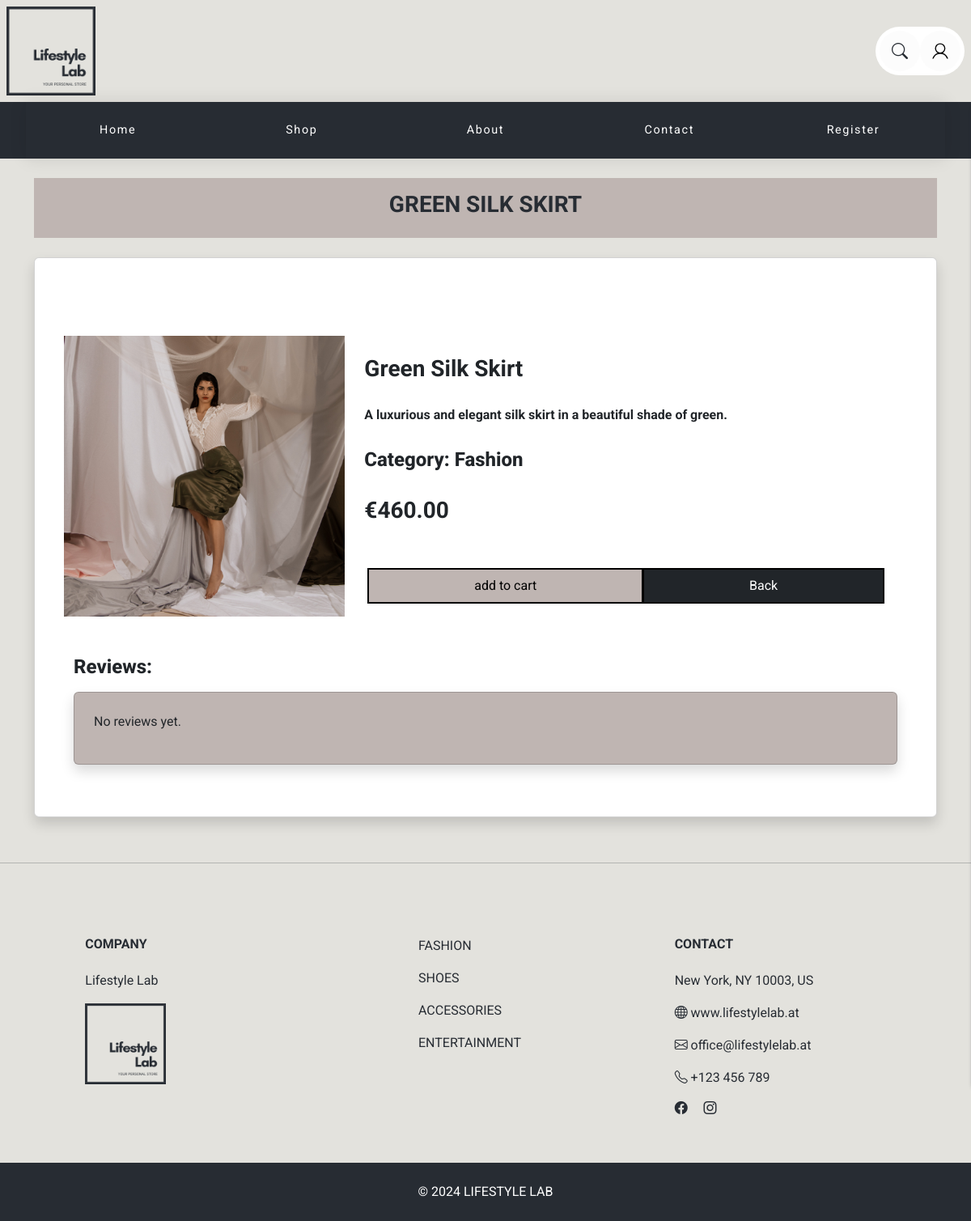
Screenshot of /product_details.php?id=8 with the database file from the repository.
### tables this page shows
CREATE TABLE `product` (
  `id` int(11) NOT NULL,
  `name` varchar(50) NOT NULL,
  `description` varchar(255) DEFAULT NULL,
  `price` decimal(12,2) NOT NULL,
  `img` varchar(255) DEFAULT NULL,
  `fk_type` int(11) DEFAULT NULL,
  `fk_status` int(11) DEFAULT NULL
);

CREATE TABLE `product_type` (
  `id` int(11) NOT NULL,
  `type` varchar(40) NOT NULL
);

### product_details.php (the view, shortened to what this page needs)
<?php
require_once './php_db/db_connect.php';
$product_id = $_GET['id'] ?? null;
$product = null;
$reviews = [];
if ($product_id) {
    $stmt = $connect->prepare("SELECT p.*, t.type as typeName, s.status as statusName, basket.* FROM product p
                                LEFT JOIN product_type t ON p.fk_type = t.id
                                LEFT JOIN product_status s ON p.fk_status = s.id
                                LEFT JOIN basket ON basket.fk_product = p.id
                                WHERE p.id = ?");
    $stmt->bind_param("i", $product_id);
    $stmt->execute();
    $result = $stmt->get_result();
    if ($result->num_rows > 0) {
        $product = $result->fetch_assoc();
    } else {
        echo "<p>No product found for this ID.</p>";
    }
}
?>
<!DOCTYPE html>
<html lang="en">
<head>
</head>
<body>
    <?php include '_navbar.php' ?>
    <div class="container mt-4 mb-4">
        <div class="container bg-body-custom text-center p-3 mb-4">
            <h3 class="text-uppercase">
                <?php
                if (is_array($product) && isset($product['name'])) {
                    echo htmlspecialchars($product['name']);
                } else {
                    echo "Product name not available";
                }
                ?>
            </h3>
        </div>
    </div>
    <div class="container mt-3 mb-3">
        <div class="card shadow mb-3 p-4" style="max-width: px;">
            <div class="card-container p-4">
                <div class="row justify-content-evenly">
                    <?php if ($product) : ?>
                        <div class="col-md-8 p-4">
                        </div>
                        <div class="row g-0">
                            <div class="col-md-4">
                                <img class='w-100' src='./images/product/<?= $product['img'] ?>' alt='Product Image'>
                            </div>
                            <div class="col-md-8">
                                <div class="card-body">
                                    <h3 class="p-2"><?= htmlspecialchars($product['name']) ?></h3>
                                    <h6 class="p-2"><?= htmlspecialchars($product['description']) ?></h6>
                                    <h4 class="p-2">Category: <?= htmlspecialchars($product['typeName']) ?></h4>
                                    <h3 class="p-2">€<?= htmlspecialchars(number_format($product['price'], 2)) ?></h3>
                                    <br />
                                    <div class="container btn-group">
                                        <a class="btn btn-info" href='cart.php?id=<?= $product_id ?>'>add to cart</a>
                                        <a class="btn btn-dark" href='product_all.php'>Back</a>
                                    </div>
                                </div>
                            </div>
                        </div>
                        <br>
                </div>
            </div>
            <div class="container p-4">
                <h4>Reviews:</h4>
                <div class="card shadow bg-body-custom p-4 mt-3 mb-3">
                    <?php if (count($reviews) > 0) : ?>
                        <?php foreach ($reviews as $review) : ?>
                            <div class="card shadow p-4 mb-3">
                                <div class="card-body">
                                    <img class='user-img' src='./images/user/<?= $review['user_img'] ?>' alt='User Image'>
                                    <p><strong><?= htmlspecialchars($review['fname']) . " " . htmlspecialchars($review['lname']) ?></strong><br>
                                        <small><?= date("d. F Y | H:i", strtotime($review['created'])) ?></small>
                                    </p>
                                    <p>"<?= htmlspecialchars($review['review']) ?>"</p>
                                    <div class="rating">
                                        <?= str_repeat('<span class="filled"></span>', (int)$review['rating']) ?>
                                        <?= str_repeat('<span class="empty"></span>', 5 - (int)$review['rating']) ?>
                                    </div>
                                </div>
                            </div>
                        <?php endforeach; ?>
                    <?php else : ?>
                        <p>No reviews yet.</p>
                    <?php endif; ?>
                </div>
            </div>
        </div>
    </div>
<?php else : ?>
    <p>Product details not found.</p>
<?php endif; ?>
</body>
</html>

### css/style.css (style rules this page uses)
body { font-family: "Roboto", sans-serif; font-weight: 400; font-style: normal; color: #272c33; background-color: #E3e2dd; }
h1,h4 { font-family: "Roboto", sans-serif; font-weight: 800; font-style: normal; }
h3,h6 { font-family: "Roboto", sans-serif; font-weight: 700; font-style: normal; }
.btn { padding: 8px 15px 8px 15px; border-radius: 0 !important; }
.btn-info { --bs-btn-color: #000; --bs-btn-bg: #bfb5b2; --bs-btn-border-color: #000; --bs-btn-hover-color: #000; --bs-btn-hover-bg: #bfb5b2; --bs-btn-hover-border-color: #bfb5b2; --bs-btn-focus-shadow-rgb: 11, 172, 204; --bs-btn-active-color: #000; --bs-btn-active-bg: #bfb5b2; --bs-btn-active-border-color: #bfb5b2; --bs-btn-active-shadow: inset 0 3px 5px rgba(0, 0, 0, 0.125); --bs-btn-disabled-color: #000; --bs-btn-disabled-bg: #bfb5b2; --bs-btn-disabled-border-color: #bfb5b2; }
.btn-info { border: 2px solid black; }
.btn-dark { border: 2px solid black; color: white; }
.container, p, h1, h2, h3, h4, h5, h6 { animation: fadeInUp 1s ease forwards; }
.btn { animation: fadeInUp 1s ease forwards; }
.card { animation: fadeInUp 1s ease forwards; }
.bg-body-custom { background-color: #bfb5b2; }
section { padding-top: 50px; padding-bottom: 50px; z-index: 2; position: relative; }
.card-body { height: 100%; display: flex; flex-direction: column; justify-content: space-between; }
.footext2 { font-family: "Roboto", sans-serif; font-weight: 400; font-style: normal; color: #272c33; text-decoration: none; text-transform: uppercase; }
.text-white { text-decoration: none; text-transform: uppercase; }

### css/nav.css (style rules this page uses)
:root { --gap: 2rem; }
a { text-decoration: none; }

### rows the page displays
product: name "GREEN SILK SKIRT", img (picture), name "Green Silk Skirt", description "A luxurious and elegant silk skirt in a beautiful shade of green.", fk_type.type "Fashion", price "460.00"
